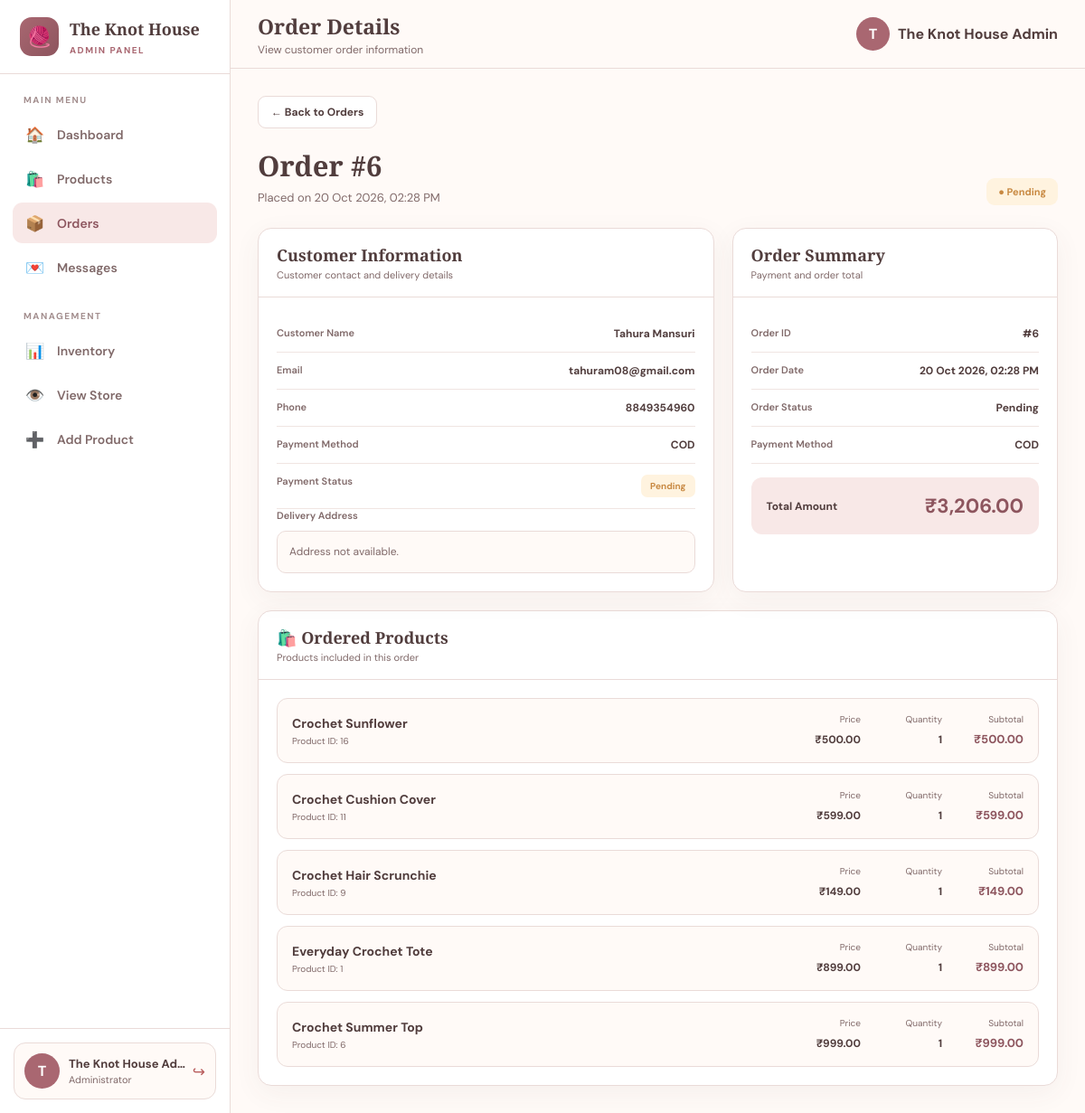
The page /admin/order.php?id=6 (signed in) on the database its author committed.
### tables this page shows
CREATE TABLE `orders` (
  `id` int(11) NOT NULL,
  `customer_id` int(11) DEFAULT NULL,
  `customer_name` varchar(100) NOT NULL,
  `customer_email` varchar(100) NOT NULL,
  `customer_phone` varchar(20) NOT NULL,
  `address` text NOT NULL,
  `city` varchar(100) NOT NULL,
  `state` varchar(100) NOT NULL,
  `pincode` varchar(10) NOT NULL,
  `total_amount` decimal(10,2) NOT NULL DEFAULT 0.00,
  `payment_method` varchar(50) NOT NULL DEFAULT 'Cash on Delivery',
  `payment_status` varchar(30) NOT NULL DEFAULT 'Pending',
  `order_status` varchar(30) NOT NULL DEFAULT 'Pending',
  `created_at` timestamp NOT NULL DEFAULT current_timestamp()
);

CREATE TABLE `order_items` (
  `id` int(11) NOT NULL,
  `order_id` int(11) NOT NULL,
  `product_id` int(11) NOT NULL,
  `product_name` varchar(150) NOT NULL,
  `price` decimal(10,2) NOT NULL,
  `quantity` int(11) NOT NULL DEFAULT 1,
  `subtotal` decimal(10,2) NOT NULL DEFAULT 0.00
);

### admin/order.php (the view, shortened to what the rows shown need)
<?php
$host = "localhost";
$username = "root";
$password = "";
$database = "knot_house";
$conn = new mysqli(
    $host,
    $username,
    $password,
    $database
);
$conn->set_charset("utf8mb4");
$orderId = isset($_GET["id"])
    ? (int)$_GET["id"]
    : 0;
$order = null;
$stmt = $conn->prepare(
    "SELECT * FROM orders WHERE id = ? LIMIT 1"
);
$stmt->bind_param(
    "i",
    $orderId
);
$stmt->execute();
$result = $stmt->get_result();
if ($result && $result->num_rows > 0) {
    $order = $result->fetch_assoc();
} else {
    $stmt->close();
    $conn->close();
    die("Order #" . $orderId . " was not found.");
}
$orderItems = [];
$itemStmt = $conn->prepare(
    "SELECT
        id,
        product_id,
        product_name,
        price,
        quantity,
        subtotal
     FROM order_items
     WHERE order_id = ?
     ORDER BY id ASC"
);
if ($itemStmt) {
    $itemStmt->bind_param(
        "i",
        $orderId
    );
    $itemStmt->execute();
    $itemsResult = $itemStmt->get_result();
    if ($itemsResult) {
        while ($item = $itemsResult->fetch_assoc()) {
            $orderItems[] = $item;
        }
    }
}
$customerName =
    $order["customer_name"]
    ?? "Customer";
$customerEmail =
    $order["customer_email"]
    ?? "";
$customerPhone =
    $order["customer_phone"]
    ?? "";
$totalAmount =
    (float)(
        $order["total_amount"]
        ?? 0
    );
$paymentMethod =
    $order["payment_method"]
    ?? "Cash on Delivery";
$paymentStatus =
    $order["payment_status"]
    ?? "Pending";
$orderStatus =
    $order["order_status"]
    ?? "Pending";
$createdAt =
    $order["created_at"]
    ?? "";
$formattedDate = "";
if ($createdAt !== "") {
    $time = strtotime($createdAt);
    if ($time !== false) {
        $formattedDate = date(
            "d M Y, h:i A",
            $time
        );
    }
}
$statusClass = "pending";
switch (strtolower($orderStatus)) {
    default:
        $statusClass = "pending";
}
$paymentClass = "pending";
?>
<!DOCTYPE html>
<html lang="en">
<head>
</head>
<body>
<main class="main">
    <header class="topbar">
        <div>
            <h2>
                Order Details
            </h2>
        </div>
    </header>
    <section class="content">
        <div class="page-title">
            <div>
                <h1>
                    Order #<?php echo $orderId; ?>
                </h1>
                <p>
                    Placed on
                    <?php
                    echo htmlspecialchars(
                        $formattedDate
                    );
                    ?>
                </p>
            </div>
            <span
                class="status-badge <?php
                    echo $statusClass;
                ?>"
            >
                ●
                <?php
                echo htmlspecialchars(
                    $orderStatus
                );
                ?>
            </span>
        </div>
        <div class="details-grid">
            <div class="card">
                <div class="card-body">
                    <div class="info-row">
                        <span class="info-label">
                            Customer Name
                        </span>
                        <span class="info-value">
                            <?php
                            echo htmlspecialchars(
                                $customerName
                            );
                            ?>
                        </span>
                    </div>
                    <div class="info-row">
                        <span class="info-label">
                            Email
                        </span>
                        <span class="info-value">
                            <?php
                            echo htmlspecialchars(
                                $customerEmail
                            );
                            ?>
                        </span>
                    </div>
                    <div class="info-row">
                        <span class="info-label">
                            Phone
                        </span>
                        <span class="info-value">
                            <?php
                            echo htmlspecialchars(
                                $customerPhone
                            );
                            ?>
                        </span>
                    </div>
                    <div class="info-row">
                        <span class="info-label">
                            Payment Method
                        </span>
                        <span class="info-value">
                            <?php
                            echo htmlspecialchars(
                                $paymentMethod
                            );
                            ?>
                        </span>
                    </div>
                    <div class="info-row">
                        <span class="info-value">
                            <span
                                class="payment-badge <?php
                                    echo $paymentClass;
                                ?>"
                            >
                                <?php
                                echo htmlspecialchars(
                                    $paymentStatus
                                );
                                ?>
                            </span>
                        </span>
                    </div>
                </div>
            </div>
            <div class="card">
                <div class="card-body">
                    <div class="info-row">
                        <span class="info-label">
                            Order Date
                        </span>
                        <span class="info-value">
                            <?php
                            echo htmlspecialchars(
                                $formattedDate
                            );
                            ?>
                        </span>
                    </div>
                    <div class="info-row">
                        <span class="info-label">
                            Order Status
                        </span>
                        <span class="info-value">
                            <?php
                            echo htmlspecialchars(
                                $orderStatus
                            );
                            ?>
                        </span>
                    </div>
                    <div class="info-row">
                        <span class="info-label">
                            Payment Method
                        </span>
                        <span class="info-value">
                            <?php
                            echo htmlspecialchars(
                                $paymentMethod
                            );
                            ?>
                        </span>
                    </div>
                    <div class="total-box">
                        <span class="total-label">
                            Total Amount
                        </span>
                        <span class="total-value">
                            ₹<?php
                            echo number_format(
                                $totalAmount,
                                2
                            );
                            ?>
                        </span>
                    </div>
                </div>
            </div>
        </div>
        <div class="card products-card">
            <div class="card-body">
                <?php if (count($orderItems) > 0): ?>
                    <div class="product-list">
                        <?php foreach (
                            $orderItems
                            as $item
                        ): ?>
                            <div class="product-item">
                                <div class="product-info">
                                    <div class="product-name">
                                        <?php
                                        echo htmlspecialchars(
                                            $item["product_name"]
                                            ?? "Product"
                                        );
                                        ?>
                                    </div>
                                    <div class="product-id">
                                        Product ID:
                                        <?php
                                        echo htmlspecialchars(
                                            $item["product_id"]
                                            ?? "N/A"
                                        );
                                        ?>
                                    </div>
                                </div>
                                <div class="product-detail">
                                    <span class="product-detail-label">
                                        Price
                                    </span>
                                    <span class="product-detail-value">
                                        ₹<?php
                                        echo number_format(
                                            (float)(
                                                $item["price"]
                                                ?? 0
                                            ),
                                            2
                                        );
                                        ?>
                                    </span>
                                </div>
                                <div class="product-detail">
                                    <span class="product-detail-label">
                                        Quantity
                                    </span>
                                    <span class="product-detail-value">
                                        <?php
                                        echo (int)(
                                            $item["quantity"]
                                            ?? 0
                                        );
                                        ?>
                                    </span>
                                </div>
                                <div class="product-detail">
                                    <span class="product-detail-label">
                                        Subtotal
                                    </span>
                                    <span class="product-subtotal">
                                        ₹<?php
                                        echo number_format(
                                            (float)(
                                                $item["subtotal"]
                                                ?? 0
                                            ),
                                            2
                                        );
                                        ?>
                                    </span>
                                </div>
                            </div>
                        <?php endforeach; ?>
                    </div>
                <?php else: ?>
                    <div class="no-products">
                        No products were found for this order.
                    </div>
                <?php endif; ?>
            </div>
        </div>
    </section>
</main>
</body>
</html>

### rows shown on the page
orders: created_at "20 Oct 2026, 02:28 PM", order_status "Pending", customer_name "Tahura Mansuri", customer_email "tahuram08@gmail.com", customer_phone "8849354960", payment_method "COD", payment_status "Pending", total_amount "3,206.00"
order_items: product_name "Crochet Sunflower", product "16", price "500.00", quantity "1", subtotal "500.00"
order_items: product_name "Crochet Cushion Cover", product "11", price "599.00", quantity "1", subtotal "599.00"
order_items: product_name "Crochet Hair Scrunchie", product "9", price "149.00", quantity "1", subtotal "149.00"
order_items: product_name "Everyday Crochet Tote", product "1", price "899.00", quantity "1", subtotal "899.00"
order_items: product_name "Crochet Summer Top", product "6", price "999.00", quantity "1", subtotal "999.00"

### other values the page prints
$adminInitial "T"
$adminName "The Knot House Ad…"
$adminName "The Knot House Admin"
$orderId "6"
